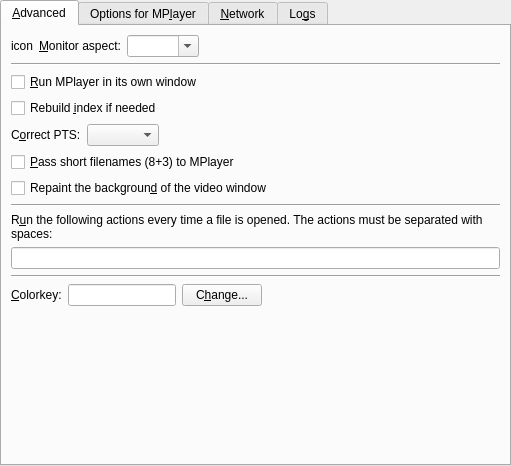
<ui version="4.0" >
 <class>PrefAdvanced</class>
 <widget class="QWidget" name="PrefAdvanced" >
  <property name="geometry" >
   <rect>
    <x>0</x>
    <y>0</y>
    <width>511</width>
    <height>466</height>
   </rect>
  </property>
  <layout class="QVBoxLayout" >
   <property name="leftMargin" >
    <number>0</number>
   </property>
   <property name="topMargin" >
    <number>0</number>
   </property>
   <property name="rightMargin" >
    <number>0</number>
   </property>
   <property name="bottomMargin" >
    <number>0</number>
   </property>
   <item>
    <widget class="QTabWidget" name="advanced_tab" >
     <property name="currentIndex" >
      <number>0</number>
     </property>
     <widget class="QWidget" name="tab1" >
      <attribute name="title" >
       <string>&amp;Advanced</string>
      </attribute>
      <layout class="QVBoxLayout" >
       <item>
        <layout class="QHBoxLayout" >
         <property name="spacing" >
          <number>6</number>
         </property>
         <property name="leftMargin" >
          <number>0</number>
         </property>
         <property name="topMargin" >
          <number>0</number>
         </property>
         <property name="rightMargin" >
          <number>0</number>
         </property>
         <property name="bottomMargin" >
          <number>0</number>
         </property>
         <item>
          <widget class="QLabel" name="monitor_aspect_icon" >
           <property name="text" >
            <string>icon</string>
           </property>
           <property name="wordWrap" >
            <bool>false</bool>
           </property>
          </widget>
         </item>
         <item>
          <widget class="QLabel" name="textLabel1_8" >
           <property name="text" >
            <string>&amp;Monitor aspect:</string>
           </property>
           <property name="wordWrap" >
            <bool>false</bool>
           </property>
           <property name="buddy" >
            <cstring>monitoraspect_combo</cstring>
           </property>
          </widget>
         </item>
         <item>
          <widget class="MyComboBox" name="monitoraspect_combo" >
           <property name="sizePolicy" >
            <sizepolicy vsizetype="Fixed" hsizetype="Preferred" >
             <horstretch>0</horstretch>
             <verstretch>0</verstretch>
            </sizepolicy>
           </property>
           <property name="editable" >
            <bool>true</bool>
           </property>
          </widget>
         </item>
         <item>
          <spacer>
           <property name="orientation" >
            <enum>Qt::Horizontal</enum>
           </property>
           <property name="sizeType" >
            <enum>QSizePolicy::Expanding</enum>
           </property>
           <property name="sizeHint" >
            <size>
             <width>190</width>
             <height>21</height>
            </size>
           </property>
          </spacer>
         </item>
        </layout>
       </item>
       <item>
        <widget class="Line" name="line_2" >
         <property name="sizePolicy" >
          <sizepolicy vsizetype="Fixed" hsizetype="Expanding" >
           <horstretch>0</horstretch>
           <verstretch>0</verstretch>
          </sizepolicy>
         </property>
         <property name="orientation" >
          <enum>Qt::Horizontal</enum>
         </property>
        </widget>
       </item>
       <item>
        <widget class="QCheckBox" name="mplayer_use_window_check" >
         <property name="text" >
          <string>&amp;Run MPlayer in its own window</string>
         </property>
        </widget>
       </item>
       <item>
        <widget class="QCheckBox" name="idx_check" >
         <property name="text" >
          <string>Rebuild &amp;index if needed</string>
         </property>
        </widget>
       </item>
       <item>
        <layout class="QHBoxLayout" >
         <item>
          <widget class="QLabel" name="label_8" >
           <property name="text" >
            <string>C&amp;orrect PTS:</string>
           </property>
           <property name="buddy" >
            <cstring>correct_pts_combo</cstring>
           </property>
          </widget>
         </item>
         <item>
          <widget class="TristateCombo" name="correct_pts_combo" />
         </item>
         <item>
          <spacer>
           <property name="orientation" >
            <enum>Qt::Horizontal</enum>
           </property>
           <property name="sizeHint" >
            <size>
             <width>40</width>
             <height>20</height>
            </size>
           </property>
          </spacer>
         </item>
        </layout>
       </item>
       <item>
        <widget class="QCheckBox" name="shortnames_check" >
         <property name="text" >
          <string>&amp;Pass short filenames (8+3) to MPlayer</string>
         </property>
        </widget>
       </item>
       <item>
        <widget class="QCheckBox" name="repaint_video_background_check" >
         <property name="text" >
          <string>Repaint the backgroun&amp;d of the video window</string>
         </property>
        </widget>
       </item>
       <item>
        <widget class="Line" name="line_3" >
         <property name="sizePolicy" >
          <sizepolicy vsizetype="Fixed" hsizetype="Expanding" >
           <horstretch>0</horstretch>
           <verstretch>0</verstretch>
          </sizepolicy>
         </property>
         <property name="orientation" >
          <enum>Qt::Horizontal</enum>
         </property>
        </widget>
       </item>
       <item>
        <widget class="QLabel" name="label_7" >
         <property name="text" >
          <string>R&amp;un the following actions every time a file is opened. The actions must be separated with spaces:</string>
         </property>
         <property name="wordWrap" >
          <bool>true</bool>
         </property>
         <property name="buddy" >
          <cstring>actions_to_run_edit</cstring>
         </property>
        </widget>
       </item>
       <item>
        <widget class="QLineEdit" name="actions_to_run_edit" />
       </item>
       <item>
        <widget class="Line" name="line" >
         <property name="sizePolicy" >
          <sizepolicy vsizetype="Fixed" hsizetype="Expanding" >
           <horstretch>0</horstretch>
           <verstretch>0</verstretch>
          </sizepolicy>
         </property>
         <property name="orientation" >
          <enum>Qt::Horizontal</enum>
         </property>
        </widget>
       </item>
       <item>
        <layout class="QHBoxLayout" >
         <property name="spacing" >
          <number>6</number>
         </property>
         <property name="leftMargin" >
          <number>0</number>
         </property>
         <property name="topMargin" >
          <number>0</number>
         </property>
         <property name="rightMargin" >
          <number>0</number>
         </property>
         <property name="bottomMargin" >
          <number>0</number>
         </property>
         <item>
          <widget class="QLabel" name="colorkey_label" >
           <property name="text" >
            <string>&amp;Colorkey:</string>
           </property>
           <property name="wordWrap" >
            <bool>false</bool>
           </property>
           <property name="buddy" >
            <cstring>colorkey_view</cstring>
           </property>
          </widget>
         </item>
         <item>
          <widget class="QLineEdit" name="colorkey_view" >
           <property name="sizePolicy" >
            <sizepolicy vsizetype="Fixed" hsizetype="Minimum" >
             <horstretch>0</horstretch>
             <verstretch>0</verstretch>
            </sizepolicy>
           </property>
          </widget>
         </item>
         <item>
          <widget class="QPushButton" name="changeButton" >
           <property name="text" >
            <string>C&amp;hange...</string>
           </property>
          </widget>
         </item>
         <item>
          <spacer>
           <property name="orientation" >
            <enum>Qt::Horizontal</enum>
           </property>
           <property name="sizeType" >
            <enum>QSizePolicy::Expanding</enum>
           </property>
           <property name="sizeHint" >
            <size>
             <width>131</width>
             <height>21</height>
            </size>
           </property>
          </spacer>
         </item>
        </layout>
       </item>
       <item>
        <spacer>
         <property name="orientation" >
          <enum>Qt::Vertical</enum>
         </property>
         <property name="sizeType" >
          <enum>QSizePolicy::Expanding</enum>
         </property>
         <property name="sizeHint" >
          <size>
           <width>489</width>
           <height>51</height>
          </size>
         </property>
        </spacer>
       </item>
      </layout>
     </widget>
     <widget class="QWidget" name="tab2" >
      <attribute name="title" >
       <string>Options for MP&amp;layer</string>
      </attribute>
      <layout class="QVBoxLayout" >
       <property name="spacing" >
        <number>6</number>
       </property>
       <property name="leftMargin" >
        <number>9</number>
       </property>
       <property name="topMargin" >
        <number>9</number>
       </property>
       <property name="rightMargin" >
        <number>9</number>
       </property>
       <property name="bottomMargin" >
        <number>9</number>
       </property>
       <item>
        <widget class="QLabel" name="textLabel3_2" >
         <property name="text" >
          <string>Here you can pass extra options to MPlayer.
Write them separated by spaces.
Example: -flip -nosound</string>
         </property>
         <property name="alignment" >
          <set>Qt::AlignVCenter</set>
         </property>
         <property name="wordWrap" >
          <bool>false</bool>
         </property>
        </widget>
       </item>
       <item>
        <layout class="QHBoxLayout" >
         <property name="spacing" >
          <number>6</number>
         </property>
         <property name="leftMargin" >
          <number>0</number>
         </property>
         <property name="topMargin" >
          <number>0</number>
         </property>
         <property name="rightMargin" >
          <number>0</number>
         </property>
         <property name="bottomMargin" >
          <number>0</number>
         </property>
         <item>
          <widget class="QLabel" name="textLabel1_3" >
           <property name="text" >
            <string>&amp;Options:</string>
           </property>
           <property name="wordWrap" >
            <bool>false</bool>
           </property>
           <property name="buddy" >
            <cstring>mplayer_args_edit</cstring>
           </property>
          </widget>
         </item>
         <item>
          <widget class="QLineEdit" name="mplayer_args_edit" />
         </item>
        </layout>
       </item>
       <item>
        <widget class="Line" name="line2" >
         <property name="sizePolicy" >
          <sizepolicy vsizetype="Fixed" hsizetype="Expanding" >
           <horstretch>0</horstretch>
           <verstretch>0</verstretch>
          </sizepolicy>
         </property>
         <property name="frameShape" >
          <enum>QFrame::HLine</enum>
         </property>
         <property name="frameShadow" >
          <enum>QFrame::Sunken</enum>
         </property>
         <property name="orientation" >
          <enum>Qt::Horizontal</enum>
         </property>
        </widget>
       </item>
       <item>
        <widget class="QLabel" name="textLabel4_2" >
         <property name="text" >
          <string>You can also pass additional video filters.
Separate them with ",". Do not use spaces!
Example: scale=512:-2,eq2=1.1</string>
         </property>
         <property name="alignment" >
          <set>Qt::AlignVCenter</set>
         </property>
         <property name="wordWrap" >
          <bool>false</bool>
         </property>
        </widget>
       </item>
       <item>
        <layout class="QHBoxLayout" >
         <property name="spacing" >
          <number>6</number>
         </property>
         <property name="leftMargin" >
          <number>0</number>
         </property>
         <property name="topMargin" >
          <number>0</number>
         </property>
         <property name="rightMargin" >
          <number>0</number>
         </property>
         <property name="bottomMargin" >
          <number>0</number>
         </property>
         <item>
          <widget class="QLabel" name="textLabel2_3" >
           <property name="text" >
            <string>V&amp;ideo filters:</string>
           </property>
           <property name="wordWrap" >
            <bool>false</bool>
           </property>
           <property name="buddy" >
            <cstring>mplayer_vfilters_edit</cstring>
           </property>
          </widget>
         </item>
         <item>
          <widget class="QLineEdit" name="mplayer_vfilters_edit" />
         </item>
        </layout>
       </item>
       <item>
        <widget class="Line" name="line3" >
         <property name="sizePolicy" >
          <sizepolicy vsizetype="Fixed" hsizetype="Expanding" >
           <horstretch>0</horstretch>
           <verstretch>0</verstretch>
          </sizepolicy>
         </property>
         <property name="frameShape" >
          <enum>QFrame::HLine</enum>
         </property>
         <property name="frameShadow" >
          <enum>QFrame::Sunken</enum>
         </property>
         <property name="orientation" >
          <enum>Qt::Horizontal</enum>
         </property>
        </widget>
       </item>
       <item>
        <widget class="QLabel" name="textLabel5_2" >
         <property name="text" >
          <string>And finally audio filters. Same rule as for video filters.
Example: resample=44100:0:0,volnorm</string>
         </property>
         <property name="alignment" >
          <set>Qt::AlignVCenter</set>
         </property>
         <property name="wordWrap" >
          <bool>false</bool>
         </property>
        </widget>
       </item>
       <item>
        <layout class="QHBoxLayout" >
         <property name="spacing" >
          <number>6</number>
         </property>
         <property name="leftMargin" >
          <number>0</number>
         </property>
         <property name="topMargin" >
          <number>0</number>
         </property>
         <property name="rightMargin" >
          <number>0</number>
         </property>
         <property name="bottomMargin" >
          <number>0</number>
         </property>
         <item>
          <widget class="QLabel" name="textLabel3_3" >
           <property name="text" >
            <string>Audio &amp;filters:</string>
           </property>
           <property name="wordWrap" >
            <bool>false</bool>
           </property>
           <property name="buddy" >
            <cstring>mplayer_afilters_edit</cstring>
           </property>
          </widget>
         </item>
         <item>
          <widget class="QLineEdit" name="mplayer_afilters_edit" />
         </item>
        </layout>
       </item>
       <item>
        <spacer>
         <property name="orientation" >
          <enum>Qt::Vertical</enum>
         </property>
         <property name="sizeHint" >
          <size>
           <width>20</width>
           <height>40</height>
          </size>
         </property>
        </spacer>
       </item>
      </layout>
     </widget>
     <widget class="QWidget" name="tab_proxy" >
      <attribute name="title" >
       <string>&amp;Network</string>
      </attribute>
      <layout class="QVBoxLayout" >
       <item>
        <widget class="QGroupBox" name="internet_connection_groupbox" >
         <property name="title" >
          <string>Network Connection</string>
         </property>
         <layout class="QVBoxLayout" >
          <property name="spacing" >
           <number>6</number>
          </property>
          <property name="leftMargin" >
           <number>9</number>
          </property>
          <property name="topMargin" >
           <number>9</number>
          </property>
          <property name="rightMargin" >
           <number>9</number>
          </property>
          <property name="bottomMargin" >
           <number>9</number>
          </property>
          <item>
           <widget class="QRadioButton" name="ipv4_button" >
            <property name="text" >
             <string>IPv&amp;4</string>
            </property>
           </widget>
          </item>
          <item>
           <widget class="QRadioButton" name="ipv6_button" >
            <property name="text" >
             <string>IPv&amp;6</string>
            </property>
           </widget>
          </item>
         </layout>
        </widget>
       </item>
       <item>
        <spacer>
         <property name="orientation" >
          <enum>Qt::Vertical</enum>
         </property>
         <property name="sizeHint" >
          <size>
           <width>458</width>
           <height>31</height>
          </size>
         </property>
        </spacer>
       </item>
      </layout>
     </widget>
     <widget class="QWidget" name="tab4" >
      <attribute name="title" >
       <string>Lo&amp;gs</string>
      </attribute>
      <layout class="QVBoxLayout" >
       <item>
        <widget class="QCheckBox" name="log_umplayer_check" >
         <property name="text" >
          <string>Log &amp;UMPlayer output</string>
         </property>
        </widget>
       </item>
       <item>
        <widget class="QCheckBox" name="log_mplayer_check" >
         <property name="text" >
          <string>Log MPlayer &amp;output</string>
         </property>
        </widget>
       </item>
       <item>
        <widget class="QWidget" native="1" name="mplayer_log_container" >
         <property name="enabled" >
          <bool>false</bool>
         </property>
         <layout class="QGridLayout" >
          <property name="leftMargin" >
           <number>0</number>
          </property>
          <property name="topMargin" >
           <number>0</number>
          </property>
          <property name="rightMargin" >
           <number>0</number>
          </property>
          <property name="bottomMargin" >
           <number>0</number>
          </property>
          <item rowspan="3" row="0" column="0" >
           <spacer>
            <property name="orientation" >
             <enum>Qt::Horizontal</enum>
            </property>
            <property name="sizeType" >
             <enum>QSizePolicy::Fixed</enum>
            </property>
            <property name="sizeHint" >
             <size>
              <width>21</width>
              <height>61</height>
             </size>
            </property>
           </spacer>
          </item>
          <item row="0" column="1" >
           <widget class="QCheckBox" name="verbose_check" >
            <property name="text" >
             <string>&amp;Verbose</string>
            </property>
           </widget>
          </item>
          <item row="1" column="1" >
           <widget class="QCheckBox" name="log_mplayer_save_check" >
            <property name="text" >
             <string>A&amp;utosave MPlayer log to file</string>
            </property>
           </widget>
          </item>
          <item row="2" column="1" >
           <widget class="QLineEdit" name="log_mplayer_save_name" >
            <property name="enabled" >
             <bool>false</bool>
            </property>
           </widget>
          </item>
         </layout>
        </widget>
       </item>
       <item>
        <widget class="Line" name="line8_2" >
         <property name="sizePolicy" >
          <sizepolicy vsizetype="Fixed" hsizetype="Expanding" >
           <horstretch>0</horstretch>
           <verstretch>0</verstretch>
          </sizepolicy>
         </property>
         <property name="frameShape" >
          <enum>QFrame::HLine</enum>
         </property>
         <property name="frameShadow" >
          <enum>QFrame::Sunken</enum>
         </property>
         <property name="orientation" >
          <enum>Qt::Horizontal</enum>
         </property>
        </widget>
       </item>
       <item>
        <widget class="QLabel" name="textLabel1_17" >
         <property name="text" >
          <string>This option is mainly intended for debugging the application.</string>
         </property>
         <property name="wordWrap" >
          <bool>false</bool>
         </property>
        </widget>
       </item>
       <item>
        <widget class="QLabel" name="textLabel2_10" >
         <property name="text" >
          <string>&amp;Filter for UMPlayer logs:</string>
         </property>
         <property name="wordWrap" >
          <bool>false</bool>
         </property>
         <property name="buddy" >
          <cstring>log_filter_edit</cstring>
         </property>
        </widget>
       </item>
       <item>
        <widget class="QLineEdit" name="log_filter_edit" />
       </item>
       <item>
        <spacer>
         <property name="orientation" >
          <enum>Qt::Vertical</enum>
         </property>
         <property name="sizeHint" >
          <size>
           <width>20</width>
           <height>40</height>
          </size>
         </property>
        </spacer>
       </item>
      </layout>
     </widget>
    </widget>
   </item>
  </layout>
 </widget>
 <customwidgets>
  <customwidget>
   <class>MyComboBox</class>
   <extends>QComboBox</extends>
   <header>mycombobox.h</header>
  </customwidget>
  <customwidget>
   <class>TristateCombo</class>
   <extends>QComboBox</extends>
   <header>tristatecombo.h</header>
  </customwidget>
 </customwidgets>
 <tabstops>
  <tabstop>advanced_tab</tabstop>
  <tabstop>monitoraspect_combo</tabstop>
  <tabstop>mplayer_use_window_check</tabstop>
  <tabstop>idx_check</tabstop>
  <tabstop>correct_pts_combo</tabstop>
  <tabstop>shortnames_check</tabstop>
  <tabstop>repaint_video_background_check</tabstop>
  <tabstop>actions_to_run_edit</tabstop>
  <tabstop>colorkey_view</tabstop>
  <tabstop>changeButton</tabstop>
  <tabstop>mplayer_args_edit</tabstop>
  <tabstop>mplayer_vfilters_edit</tabstop>
  <tabstop>mplayer_afilters_edit</tabstop>
  <tabstop>ipv4_button</tabstop>
  <tabstop>ipv6_button</tabstop>
  <tabstop>log_umplayer_check</tabstop>
  <tabstop>log_mplayer_check</tabstop>
  <tabstop>verbose_check</tabstop>
  <tabstop>log_mplayer_save_check</tabstop>
  <tabstop>log_mplayer_save_name</tabstop>
  <tabstop>log_filter_edit</tabstop>
 </tabstops>
 <resources/>
 <connections>
  <connection>
   <sender>log_mplayer_save_check</sender>
   <signal>toggled(bool)</signal>
   <receiver>log_mplayer_save_name</receiver>
   <slot>setEnabled(bool)</slot>
   <hints>
    <hint type="sourcelabel" >
     <x>249</x>
     <y>180</y>
    </hint>
    <hint type="destinationlabel" >
     <x>279</x>
     <y>174</y>
    </hint>
   </hints>
  </connection>
  <connection>
   <sender>log_mplayer_check</sender>
   <signal>toggled(bool)</signal>
   <receiver>mplayer_log_container</receiver>
   <slot>setEnabled(bool)</slot>
   <hints>
    <hint type="sourcelabel" >
     <x>255</x>
     <y>73</y>
    </hint>
    <hint type="destinationlabel" >
     <x>255</x>
     <y>143</y>
    </hint>
   </hints>
  </connection>
 </connections>
</ui>
